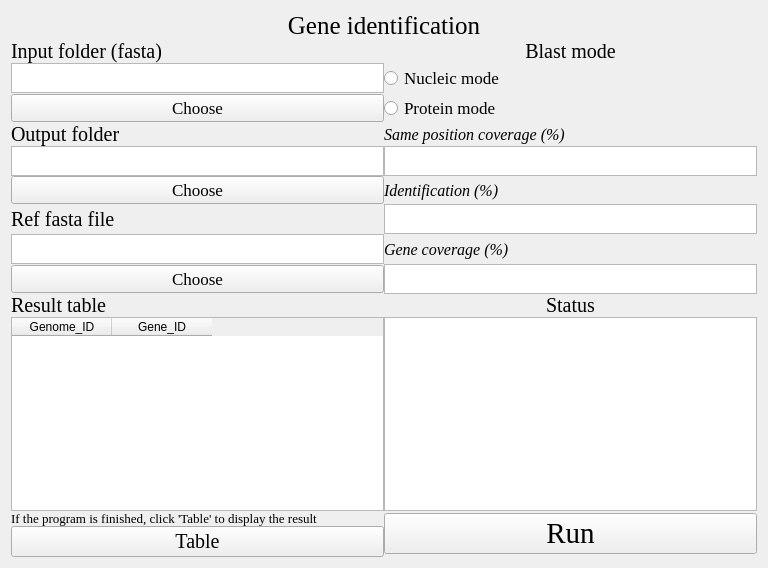
<?xml version="1.0" encoding="UTF-8"?>
<ui version="4.0">
 <class>Form</class>
 <widget class="QWidget" name="Form">
  <property name="geometry">
   <rect>
    <x>0</x>
    <y>0</y>
    <width>768</width>
    <height>568</height>
   </rect>
  </property>
  <property name="windowTitle">
   <string>Form</string>
  </property>
  <property name="styleSheet">
   <string notr="true">background-image: url(D:/tools/Pycharm/pyqt/logo/green_back.png);</string>
  </property>
  <layout class="QGridLayout" name="gridLayout_2">
   <item row="0" column="0">
    <layout class="QGridLayout" name="gridLayout">
     <property name="spacing">
      <number>0</number>
     </property>
     <item row="4" column="0">
      <widget class="QLabel" name="label_7">
       <property name="font">
        <font>
         <family>Times New Roman</family>
         <pointsize>15</pointsize>
        </font>
       </property>
       <property name="text">
        <string>Output folder</string>
       </property>
       <property name="alignment">
        <set>Qt::AlignLeading|Qt::AlignLeft|Qt::AlignVCenter</set>
       </property>
      </widget>
     </item>
     <item row="1" column="0">
      <widget class="QLabel" name="label_6">
       <property name="font">
        <font>
         <family>Times New Roman</family>
         <pointsize>15</pointsize>
        </font>
       </property>
       <property name="text">
        <string>Input folder (fasta)</string>
       </property>
       <property name="alignment">
        <set>Qt::AlignLeading|Qt::AlignLeft|Qt::AlignVCenter</set>
       </property>
      </widget>
     </item>
     <item row="5" column="1">
      <widget class="QTextEdit" name="textEdit">
       <property name="sizePolicy">
        <sizepolicy hsizetype="Expanding" vsizetype="MinimumExpanding">
         <horstretch>0</horstretch>
         <verstretch>0</verstretch>
        </sizepolicy>
       </property>
       <property name="maximumSize">
        <size>
         <width>16777215</width>
         <height>30</height>
        </size>
       </property>
       <property name="styleSheet">
        <string notr="true">background-image: url(D:/Documents/Desktop/white.png)</string>
       </property>
      </widget>
     </item>
     <item row="4" column="1">
      <widget class="QLabel" name="label_12">
       <property name="font">
        <font>
         <family>Times New Roman</family>
         <pointsize>12</pointsize>
         <italic>true</italic>
        </font>
       </property>
       <property name="text">
        <string>Same position coverage (%)</string>
       </property>
       <property name="alignment">
        <set>Qt::AlignLeading|Qt::AlignLeft|Qt::AlignVCenter</set>
       </property>
      </widget>
     </item>
     <item row="2" column="1">
      <widget class="QRadioButton" name="radioButton">
       <property name="sizePolicy">
        <sizepolicy hsizetype="Expanding" vsizetype="MinimumExpanding">
         <horstretch>0</horstretch>
         <verstretch>0</verstretch>
        </sizepolicy>
       </property>
       <property name="maximumSize">
        <size>
         <width>16777215</width>
         <height>30</height>
        </size>
       </property>
       <property name="font">
        <font>
         <family>Times New Roman</family>
         <pointsize>13</pointsize>
        </font>
       </property>
       <property name="styleSheet">
        <string notr="true">background-image: url(D:/tools/Pycharm/pyqt/logo/white.png);</string>
       </property>
       <property name="text">
        <string>Nucleic mode</string>
       </property>
      </widget>
     </item>
     <item row="1" column="1">
      <widget class="QLabel" name="label_11">
       <property name="font">
        <font>
         <family>Times New Roman</family>
         <pointsize>15</pointsize>
        </font>
       </property>
       <property name="text">
        <string>Blast mode</string>
       </property>
       <property name="alignment">
        <set>Qt::AlignCenter</set>
       </property>
      </widget>
     </item>
     <item row="3" column="1">
      <widget class="QRadioButton" name="radioButton_2">
       <property name="sizePolicy">
        <sizepolicy hsizetype="Expanding" vsizetype="MinimumExpanding">
         <horstretch>0</horstretch>
         <verstretch>0</verstretch>
        </sizepolicy>
       </property>
       <property name="maximumSize">
        <size>
         <width>16777215</width>
         <height>30</height>
        </size>
       </property>
       <property name="font">
        <font>
         <family>Times New Roman</family>
         <pointsize>13</pointsize>
        </font>
       </property>
       <property name="styleSheet">
        <string notr="true">background-image: url(D:/tools/Pycharm/pyqt/logo/white.png);</string>
       </property>
       <property name="text">
        <string>Protein mode</string>
       </property>
      </widget>
     </item>
     <item row="29" column="0">
      <widget class="QLabel" name="label_13">
       <property name="font">
        <font>
         <family>Times New Roman</family>
         <pointsize>10</pointsize>
        </font>
       </property>
       <property name="text">
        <string>If the program is finished, click 'Table' to display the result</string>
       </property>
       <property name="alignment">
        <set>Qt::AlignLeading|Qt::AlignLeft|Qt::AlignVCenter</set>
       </property>
      </widget>
     </item>
     <item row="10" column="0">
      <widget class="QLabel" name="label_2">
       <property name="font">
        <font>
         <family>Times New Roman</family>
         <pointsize>15</pointsize>
        </font>
       </property>
       <property name="text">
        <string>Result table</string>
       </property>
      </widget>
     </item>
     <item row="30" column="0">
      <widget class="QPushButton" name="pushButton_4">
       <property name="font">
        <font>
         <family>Times New Roman</family>
         <pointsize>15</pointsize>
        </font>
       </property>
       <property name="text">
        <string>Table</string>
       </property>
      </widget>
     </item>
     <item row="8" column="1">
      <widget class="QLabel" name="label_9">
       <property name="font">
        <font>
         <family>Times New Roman</family>
         <pointsize>12</pointsize>
         <italic>true</italic>
        </font>
       </property>
       <property name="text">
        <string>Gene coverage (%)</string>
       </property>
       <property name="alignment">
        <set>Qt::AlignLeading|Qt::AlignLeft|Qt::AlignVCenter</set>
       </property>
      </widget>
     </item>
     <item row="7" column="1">
      <widget class="QTextEdit" name="textEdit_2">
       <property name="sizePolicy">
        <sizepolicy hsizetype="Expanding" vsizetype="MinimumExpanding">
         <horstretch>0</horstretch>
         <verstretch>0</verstretch>
        </sizepolicy>
       </property>
       <property name="maximumSize">
        <size>
         <width>16777215</width>
         <height>30</height>
        </size>
       </property>
       <property name="styleSheet">
        <string notr="true">background-image: url(D:/Documents/Desktop/white.png)</string>
       </property>
      </widget>
     </item>
     <item row="6" column="1">
      <widget class="QLabel" name="label_8">
       <property name="font">
        <font>
         <family>Times New Roman</family>
         <pointsize>12</pointsize>
         <italic>true</italic>
        </font>
       </property>
       <property name="text">
        <string>Identification (%)</string>
       </property>
       <property name="alignment">
        <set>Qt::AlignLeading|Qt::AlignLeft|Qt::AlignVCenter</set>
       </property>
      </widget>
     </item>
     <item row="6" column="0">
      <widget class="QPushButton" name="pushButton_3">
       <property name="font">
        <font>
         <family>Times New Roman</family>
         <pointsize>13</pointsize>
        </font>
       </property>
       <property name="text">
        <string>Choose</string>
       </property>
      </widget>
     </item>
     <item row="9" column="1">
      <widget class="QTextEdit" name="textEdit_3">
       <property name="sizePolicy">
        <sizepolicy hsizetype="Expanding" vsizetype="MinimumExpanding">
         <horstretch>0</horstretch>
         <verstretch>0</verstretch>
        </sizepolicy>
       </property>
       <property name="maximumSize">
        <size>
         <width>16777215</width>
         <height>30</height>
        </size>
       </property>
       <property name="styleSheet">
        <string notr="true">background-image: url(D:/Documents/Desktop/white.png)</string>
       </property>
      </widget>
     </item>
     <item row="3" column="0">
      <widget class="QPushButton" name="pushButton_2">
       <property name="font">
        <font>
         <family>Times New Roman</family>
         <pointsize>13</pointsize>
        </font>
       </property>
       <property name="text">
        <string>Choose</string>
       </property>
      </widget>
     </item>
     <item row="0" column="0" colspan="2">
      <widget class="QLabel" name="label">
       <property name="font">
        <font>
         <family>Times New Roman</family>
         <pointsize>19</pointsize>
        </font>
       </property>
       <property name="text">
        <string>Gene identification</string>
       </property>
       <property name="alignment">
        <set>Qt::AlignCenter</set>
       </property>
      </widget>
     </item>
     <item row="2" column="0">
      <widget class="QTextBrowser" name="textBrowser_2">
       <property name="sizePolicy">
        <sizepolicy hsizetype="Expanding" vsizetype="MinimumExpanding">
         <horstretch>0</horstretch>
         <verstretch>0</verstretch>
        </sizepolicy>
       </property>
       <property name="maximumSize">
        <size>
         <width>16777215</width>
         <height>30</height>
        </size>
       </property>
       <property name="styleSheet">
        <string notr="true">background-image: url(D:/Documents/Desktop/white.png)</string>
       </property>
      </widget>
     </item>
     <item row="5" column="0">
      <widget class="QTextBrowser" name="textBrowser_3">
       <property name="sizePolicy">
        <sizepolicy hsizetype="Expanding" vsizetype="MinimumExpanding">
         <horstretch>0</horstretch>
         <verstretch>0</verstretch>
        </sizepolicy>
       </property>
       <property name="maximumSize">
        <size>
         <width>16777215</width>
         <height>30</height>
        </size>
       </property>
       <property name="styleSheet">
        <string notr="true">background-image: url(D:/Documents/Desktop/white.png)</string>
       </property>
      </widget>
     </item>
     <item row="10" column="1">
      <widget class="QLabel" name="label_4">
       <property name="font">
        <font>
         <family>Times New Roman</family>
         <pointsize>15</pointsize>
        </font>
       </property>
       <property name="text">
        <string>Status</string>
       </property>
       <property name="alignment">
        <set>Qt::AlignCenter</set>
       </property>
      </widget>
     </item>
     <item row="7" column="0">
      <widget class="QLabel" name="label_10">
       <property name="font">
        <font>
         <family>Times New Roman</family>
         <pointsize>15</pointsize>
        </font>
       </property>
       <property name="text">
        <string>Ref fasta file</string>
       </property>
       <property name="alignment">
        <set>Qt::AlignLeading|Qt::AlignLeft|Qt::AlignVCenter</set>
       </property>
      </widget>
     </item>
     <item row="9" column="0">
      <widget class="QPushButton" name="pushButton_5">
       <property name="font">
        <font>
         <family>Times New Roman</family>
         <pointsize>13</pointsize>
        </font>
       </property>
       <property name="text">
        <string>Choose</string>
       </property>
      </widget>
     </item>
     <item row="8" column="0">
      <widget class="QTextBrowser" name="textBrowser_4">
       <property name="sizePolicy">
        <sizepolicy hsizetype="Expanding" vsizetype="MinimumExpanding">
         <horstretch>0</horstretch>
         <verstretch>0</verstretch>
        </sizepolicy>
       </property>
       <property name="maximumSize">
        <size>
         <width>16777215</width>
         <height>30</height>
        </size>
       </property>
       <property name="styleSheet">
        <string notr="true">background-image: url(D:/Documents/Desktop/white.png)</string>
       </property>
      </widget>
     </item>
     <item row="16" column="0">
      <widget class="QTableWidget" name="tableWidget">
       <property name="styleSheet">
        <string notr="true">background-image: url(D:/Documents/Desktop/white.png)</string>
       </property>
       <column>
        <property name="text">
         <string>Genome_ID</string>
        </property>
       </column>
       <column>
        <property name="text">
         <string>Gene_ID</string>
        </property>
       </column>
      </widget>
     </item>
     <item row="16" column="1">
      <widget class="QTextBrowser" name="textBrowser">
       <property name="sizePolicy">
        <sizepolicy hsizetype="Expanding" vsizetype="Expanding">
         <horstretch>0</horstretch>
         <verstretch>0</verstretch>
        </sizepolicy>
       </property>
       <property name="maximumSize">
        <size>
         <width>16777215</width>
         <height>16777215</height>
        </size>
       </property>
       <property name="styleSheet">
        <string notr="true">background-image: url(D:/Documents/Desktop/white.png)</string>
       </property>
      </widget>
     </item>
     <item row="29" column="1" rowspan="2">
      <widget class="QPushButton" name="pushButton">
       <property name="font">
        <font>
         <family>Times New Roman</family>
         <pointsize>22</pointsize>
        </font>
       </property>
       <property name="styleSheet">
        <string notr="true">background-image: url(D:/Documents/Desktop/white.png)</string>
       </property>
       <property name="text">
        <string>Run</string>
       </property>
      </widget>
     </item>
    </layout>
   </item>
  </layout>
 </widget>
 <resources/>
 <connections/>
</ui>
